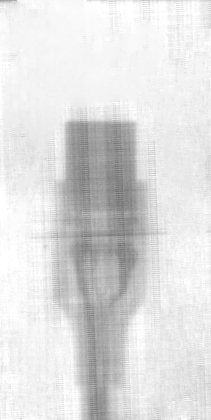
#> input picture Baseline/Image Enhancement/image2.png, 211 x 420 px
$ python test.py
#> lines starting #> are read from the running program, lines starting #| are printed output that depends on the picture; after the words box and inside, x2 and y2 are one past the last pixel; in counts of white or black regions, pixels touching at a corner belong together
import cv2
import numpy as np
import matplotlib.pyplot as plt

# Load the image
img = cv2.imread('image2.png', cv2.IMREAD_GRAYSCALE)
#> img is the input picture: shape (420, 211); min 108, max 255, mean 222.4

# Threshold the image to create a binary image
ret, thresh = cv2.threshold(img, 127, 255, cv2.THRESH_BINARY)
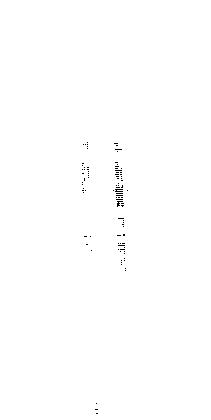
#> thresh: shape (420, 211); 99.7% white; black in thin lines or dots, all inside (x1, y1, x2, y2) = (82, 142, 128, 414)

# Find contours
contours, hierarchy = cv2.findContours(thresh, cv2.RETR_TREE, cv2.CHAIN_APPROX_SIMPLE)
#> contours = 93 contours, 90 with area under 20; largest, box (x1, y1, x2, y2) and area: (0, 0, 211, 420) 87990, (114, 188, 124, 193) 32, (116, 200, 124, 208) 26

# Create a blank mask for the ROI
mask = np.zeros_like(img)

# Draw the contours on the mask
cv2.drawContours(mask, contours, -1, (255), thickness=cv2.FILLED)

# Create an image where the contours are filled and the other areas are white
result = cv2.bitwise_and(img, img, mask=mask)

# Create an image where the rest of the image outside the contours is filled with white
background = cv2.bitwise_and(img, img, mask=cv2.bitwise_not(mask))
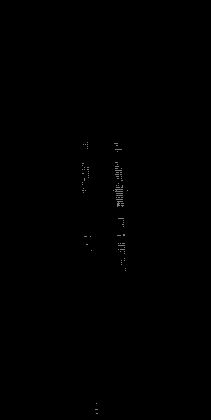
#> background: shape (420, 211); min 0, max 127, mean 0.3

# Merge the original image's non-contour areas back to the white-filled regions
final_result = cv2.add(result, background)

# Display the result
plt.imshow(final_result, cmap='gray')
plt.title("ROI Extracted and Rest Filled")
plt.axis('off')
plt.show()

$ run again, with Baseline/Image Enhancement/image1.png copied over Baseline/Image Enhancement/image2.png
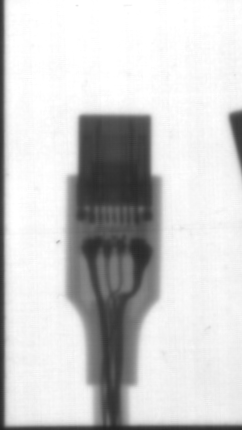
#> input picture Baseline/Image Enhancement/image1.png, 242 x 430 px
#> img is the input picture: shape (430, 242); min 35, max 255, mean 205.7
#> `ret, thresh = cv2.threshold(img, 127, 255, cv2.THRESH_BINARY)`:
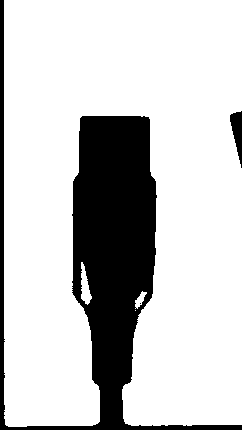
#> thresh: shape (430, 242); 78.9% white; 3 black regions (1 under 20 px)
#> contours = 5 contours, 2 with area under 20; largest, box (x1, y1, x2, y2) and area: (4, 0, 242, 427) 80698, (81, 262, 92, 305) 218, (135, 291, 147, 309) 79
#> `background = cv2.bitwise_and(img, img, mask=cv2.bitwise_not(mask))`:
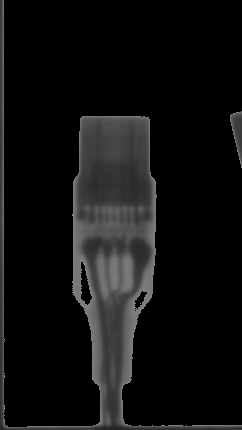
#> background: shape (430, 242); min 0, max 127, mean 16.6
